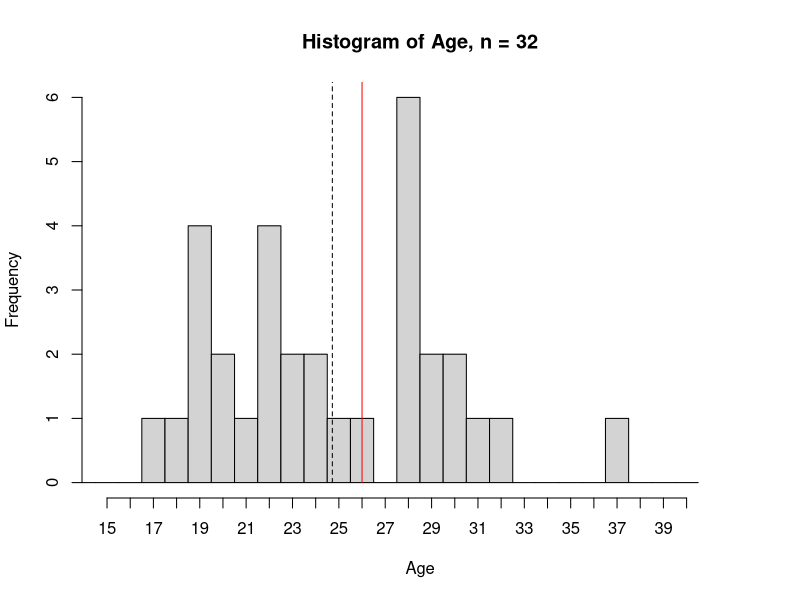

Write the R code that produced this figure.
#Unit 08 - Hypothesis Testing, One Parameter
#Author: Carl Gladish
#Date: Nov 12, 2021 (modified March 7, 2022)


## Age of Students ###

#Population parameter mu = population mean age
#Claim:  mu >= 26

#Hypotheses
#H0: mu >= 26
#H1: mu < 26

#population mean assumed by the null hypothesis
mu <- 26

#sample data
X.Age <- c(26,28,29,19,22,23,20,17,24,22,22,24,18,23,37,31,
           30,21,32,19,29,20,28,19,19,30,22,28,28,25,28,28)


#calculate sample statistics
xbar <- mean(X.Age)
s <- sd(X.Age)
n <- length(X.Age)
xbar
s
n

#plot a histogram of the sample data
hist(X.Age,breaks=seq(0.5,40.5,1),
     xlim=c(15,42),xaxp=c(15,40,25),
     xlab="Age",main=paste("Histogram of Age, n =",n))

#overlay the mean value on the histogram
lines(c(xbar,xbar),c(0,15),col="black",lty=2)

#show mu on the histogram, just to illustrate
lines(c(mu,mu),c(0,15),col="red",lty=1)

#the t-statistic for this sample data
t <- (xbar - mu)/(s/sqrt(n))
t

#Here the P-value is from the left tail since H1
# has < in it.
P.value <- pt(t, df=n-1) #P(t <= -1.4911)  left tail!!!!
P.value

#since the P-value is greater than 5%, we fail to 
#reject the null hypothesis

#Conclusion:
# (Basic version) The average age of BCIT students is at
#least 26.
# (Technical version): There is insufficient evidence
# to reject the claim that the average age of BCIT 
# students is at least 26.

#using the t.test function
t.test(X.Age, alternative="less", mu=26)

###Android phone example####

# Test the claim that Android's market share in 2020
# is the same as in 2019 (87%)

#Parameter: p = proportion of Android users in 2020
#H0: p = 0.87
#H1: p != 0.87

p <- 0.87 #according to H0
q <- 1-p

#Sample Data
n <- 1000
x <- 895
p.hat <- x/n

#test statistic
z <- (p.hat - p)/sqrt(p*q/n)
z
#Calculate P-value
1-pnorm(z) #right tail
P.value <- (1 - pnorm(z))*2 #two-tailed value
P.value

#Since P.value < 0.05, we will reject H0
#Conclusion:
#(Basic) The Android market share has changed.
#(Technical) There is sufficient evidence to reject
# the claim that Android market share has not changed
# from 2019 to 2020.

#alternative solution, using prop.test
prop.test(895, 1000, 0.87,                 #x, n, p
          alternative="two.sided",         #"less", "greater"
          correct=FALSE)                   #no continuity correction

prop.test(895, 1000, 0.87,                 #x, n, p
          alternative="two.sided",         #"less", "greater"
          correct=TRUE)                   #with continuity correction


###Broken Windows Example###
#Test the claim that the proportion of broken windows in general 
#is 8% or less

#Parameter: p = proportion of broken windows
#H0: p <= 0.08
#H1: p > 0.08

#sample data
n <- 1600
x <- 160
p.hat <- x/n

p <- 0.08 #parameter according to H0
q <- 1-p

#test statistic
z <- (p.hat-p)/sqrt(p*q/n)

#P-value (right tail)
P.value <- 1-pnorm(z)

#using prop.test
prop.test(160, 1600, p =0.08, alternative="greater", correct=TRUE)

###File transfer Example###

#parameter of interest: mu = mean transfer time
#claim: mu = 12.44 seconds

#H0: mu = 12.44  (this is the claim)
#H1: mu != 12.44

mu <- 12.44

#sample statistics
n <- 20
xbar <- 13.71
s <- 2.65

#test statistic
t <- (xbar - mu)/(s/sqrt(n))
t

#P-value
P.value <- (1-pt(t, df=n-1)) * 2 #two-tailed
P.value #0.0453

#since 0.0453 < 0.05, we reject H0
#Conclusion:
#(basic) The mean transfer time is not 12.44 seconds.
#(technical): There is sufficient evidence to reject
# the claim that the mean transfer time is 12.44 sec.

#You can't use t.test for this example, since we don't have
#the raw sample data
